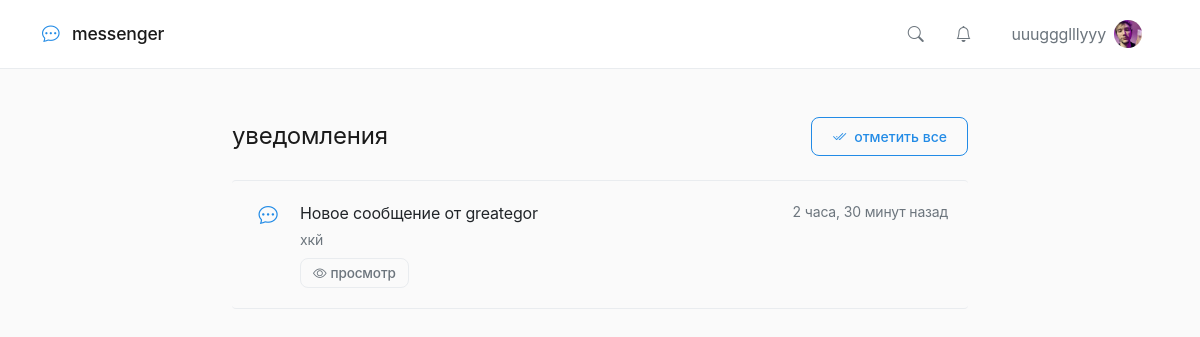
/notifications/ (signed in), run on an earlier commit of the app's database.
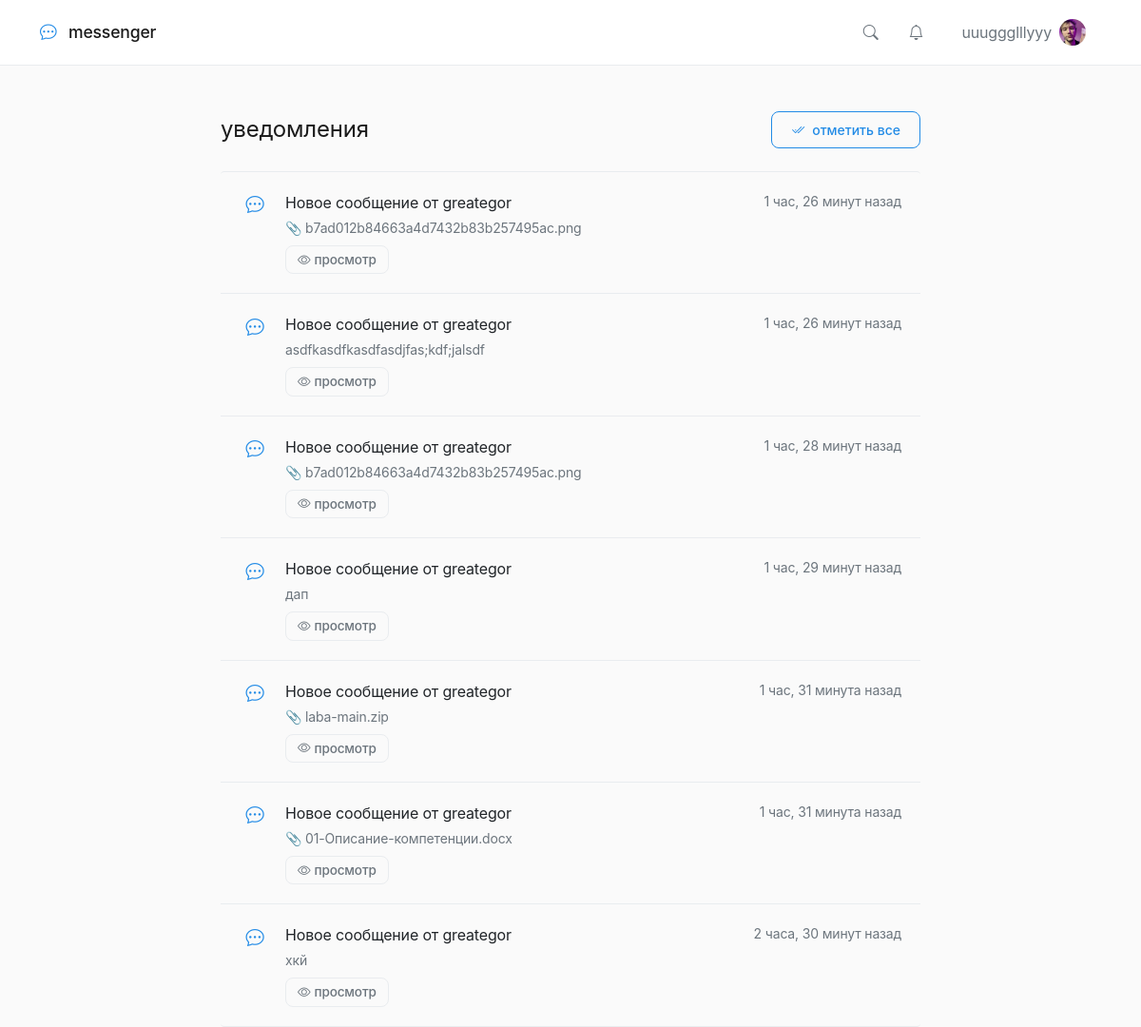
And on a later commit of the database.
### accounts/models.py (models this page shows, shortened)
class User(AbstractUser):
    groups = models.ManyToManyField(
        'auth.Group',
        verbose_name='groups',
        blank=True,
        related_name='custom_user_set',
        related_query_name='custom_user',
    )
    user_permissions = models.ManyToManyField(
        'auth.Permission',
        verbose_name='user permissions',
        blank=True,
        related_name='custom_user_set',
        related_query_name='custom_user',
    )
    avatar = models.ImageField(upload_to='avatars/', null=True, blank=True, verbose_name='Аватар')
    bio = models.TextField(max_length=500, blank=True, verbose_name='О себе')
    is_online = models.BooleanField(default=False, verbose_name='Онлайн')
    last_seen = models.DateTimeField(null=True, blank=True, verbose_name='Последний визит')
    in_call = models.BooleanField(default=False, verbose_name='В звонке')
    current_call_chat_id = models.IntegerField(null=True, blank=True, verbose_name='ID чата звонка')
    email_notifications = models.BooleanField(default=True, verbose_name='Email уведомления')
    sound_notifications = models.BooleanField(default=True, verbose_name='Звуковые уведомления')
    created_at = models.DateTimeField(auto_now_add=True, verbose_name='Дата регистрации')
    updated_at = models.DateTimeField(auto_now=True, verbose_name='Дата обновления')
    class Meta:
        verbose_name = 'Пользователь'
        verbose_name_plural = 'Пользователи'

### notifications/models.py (models this page shows, shortened)
class Notification(models.Model):
    NOTIFICATION_TYPES = (
        ('message', '💬 Новое сообщение'),
        ('friend_request', '👥 Запрос в друзья'),
        ('friend_accept', '✅ Запрос принят'),
        ('group_invite', '👋 Приглашение в группу'),
        ('call', '📞 Входящий звонок'),
    )
    user = models.ForeignKey(
        settings.AUTH_USER_MODEL,
        related_name='notifications',
        on_delete=models.CASCADE,
        verbose_name='Пользователь'
    )
    notification_type = models.CharField(
        max_length=20,
        choices=NOTIFICATION_TYPES,
        verbose_name='Тип'
    )
    title = models.CharField(
        max_length=100,
        verbose_name='Заголовок'
    )
    message = models.TextField(
        verbose_name='Сообщение'
    )
    link = models.CharField(
        max_length=200,
        blank=True,
        verbose_name='Ссылка'
    )
    is_read = models.BooleanField(
        default=False,
        verbose_name='Прочитано'
    )
    created_at = models.DateTimeField(
        auto_now_add=True,
        verbose_name='Создано'
    )
    class Meta:
        verbose_name = 'Уведомление'
        verbose_name_plural = 'Уведомления'
        ordering = ['-created_at']

### notifications/views.py (the view)
# urls.py: path('', views.notification_list, name='list'),
@login_required
def notification_list(request):
    notifications = Notification.objects.filter(user=request.user)
    if request.GET.get('mark_read') == 'true':
        notifications.filter(is_read=False).update(is_read=True)
    return render(request, 'notifications/list.html', {
        'notifications': notifications
    })

### templates/notifications/list.html (shortened to what this page needs)
{% extends 'base.html' %}
{% block content %}
<div class="row">
    <div class="col-lg-8 mx-auto">
        <div class="d-flex justify-content-between align-items-center mb-4">
            <h4 class="fw-normal mb-0">уведомления</h4>
            {% if notifications %}
                <button class="btn btn-outline-primary btn-sm" id="markAllReadBtn">
                    <i class="bi bi-check2-all me-2"></i>отметить все
                </button>
            {% endif %}
        </div>
        {% if notifications %}
            <div class="list-group">
                {% for n in notifications %}
                    <div class="list-group-item notification-item {% if not n.is_read %}unread{% endif %}"
                         data-id="{{ n.id }}"
                         style="border-left: {% if not n.is_read %}2px solid var(--accent-color){% else %}none{% endif %};">
                        <div class="d-flex align-items-start">
                            <div class="flex-shrink-0 me-3" style="width: 32px; text-align: center;">
                                {% if n.notification_type == 'message' %}
                                    <i class="bi bi-chat-dots" style="color: var(--accent-color); font-size: 1.2rem;"></i>
                                {% elif n.notification_type == 'friend_request' %}
                                    <i class="bi bi-person-plus" style="color: var(--success-color); font-size: 1.2rem;"></i>
                                {% elif n.notification_type == 'friend_accept' %}
                                    <i class="bi bi-person-check" style="color: var(--success-color); font-size: 1.2rem;"></i>
                                {% elif n.notification_type == 'call' %}
                                    <i class="bi bi-telephone" style="color: var(--accent-color); font-size: 1.2rem;"></i>
                                {% else %}
                                    <i class="bi bi-bell" style="color: #fab005; font-size: 1.2rem;"></i>
                                {% endif %}
                            </div>
                            <div class="flex-grow-1">
                                <div class="d-flex justify-content-between align-items-start mb-1">
                                    <div>
                                        <span class="fw-medium">{{ n.title }}</span>
                                    </div>
                                    <small class="text-muted">{{ n.created_at|timesince }} назад</small>
                                </div>
                                <p class="text-muted small mb-2">{{ n.message }}</p>
                                <div class="d-flex gap-2">
                                    {% if n.link %}
                                        <a href="{{ n.link }}" class="btn btn-light btn-sm">
                                            <i class="bi bi-eye me-1"></i>просмотр
                                        </a>
                                    {% endif %}
                                </div>
                            </div>
                        </div>
                    </div>
                {% endfor %}
            </div>
        {% endif %}
    </div>
</div>
{% endblock %}

### templates/base.html (shortened to what this page needs)
<!DOCTYPE html>
<html lang="ru">
<head>
    <link href="https://cdn.jsdelivr.net/npm/bootstrap@5.1.3/dist/css/bootstrap.min.css" rel="stylesheet">
    <link rel="stylesheet" href="https://cdn.jsdelivr.net/npm/bootstrap-icons@1.11.1/font/bootstrap-icons.css">
</head>
<body>
    <nav class="navbar">
        <div class="container">
            <a class="navbar-brand" href="{% url 'chat:home' %}">
                <i class="bi bi-chat-dots"></i> messenger
            </a>
            <div class="d-flex align-items-center">
                {% if user.is_authenticated %}
                    <a class="nav-link" href="{% url 'accounts:search_users' %}" title="Поиск">
                        <i class="bi bi-search"></i>
                    </a>
                    <div class="dropdown">
                        <a class="nav-link position-relative" href="#" id="notificationsDropdown"
                           role="button" data-bs-toggle="dropdown" aria-expanded="false">
                            <i class="bi bi-bell"></i>
                        </a>
                    </div>
                    <div class="dropdown ms-2">
                        <a class="nav-link d-flex align-items-center" href="#" role="button" data-bs-toggle="dropdown">
                            <span class="me-2">{{ user.username }}</span>
                            {% if user.avatar %}
                                <img src="{{ user.avatar.url }}" alt="" class="rounded-circle" style="width: 28px; height: 28px; object-fit: cover;">
                            {% else %}
                                <div class="avatar-placeholder" style="width: 28px; height: 28px; font-size: 12px;">
                                    {{ user.username|first|upper }}
                                </div>
                            {% endif %}
                        </a>
                    </div>
                {% else %}
                    <a class="nav-link" href="{% url 'accounts:login' %}">Вход</a>
                    <a class="nav-link" href="{% url 'accounts:register' %}">Регистрация</a>
                {% endif %}
            </div>
        </div>
    </nav>
    <div class="container mt-4 mt-md-5">
        {% block content %}{% endblock %}
    </div>
</body>
</html>

### templates/base.html (style rules this page uses)
:root { --bg-primary: #ffffff; --bg-secondary: #fafafa; --text-primary: #1a1a1a; --text-secondary: #6c757d; --border-color: #e9ecef; --accent-color: #228be6; --accent-hover: #1c7ed6; --shadow-sm: 0 1px 2px rgba(0,0,0,0.02); --shadow-md: 0 2px 8px rgba(0,0,0,0.02); --transition: all 0.2s cubic-bezier(0.4, 0, 0.2, 1); }
body { background-color: var(--bg-secondary); color: var(--text-primary); font-family: -apple-system, BlinkMacSystemFont, 'Segoe UI', Roboto, sans-serif; line-height: 1.5; letter-spacing: -0.01em; }
.navbar { background-color: var(--bg-primary) !important; border-bottom: 1px solid var(--border-color); padding: 0.75rem 0; box-shadow: none; }
.navbar-brand { color: var(--text-primary) !important; font-weight: 500; font-size: 1.1rem; letter-spacing: -0.01em; }
.navbar-brand i { color: var(--accent-color); margin-right: 0.5rem; }
.nav-link { color: var(--text-secondary) !important; padding: 0.5rem 1rem !important; transition: var(--transition); }
.btn { border-radius: 8px; padding: 0.5rem 1.25rem; font-weight: 450; transition: var(--transition); }
.btn-outline-primary { border: 1px solid var(--accent-color); color: var(--accent-color); background: transparent; }
.btn-light { background-color: var(--bg-secondary); border: 1px solid var(--border-color); color: var(--text-primary); }
.list-group-item { border: none; border-bottom: 1px solid var(--border-color); padding: 1rem 1.25rem; background: transparent; transition: var(--transition); }
.list-group-item:first-child { border-top: 1px solid var(--border-color); }
.avatar, .rounded-circle { border-radius: 50% !important; border: none; object-fit: cover; }
.text-muted { color: var(--text-secondary) !important; }
a { text-decoration: none; color: var(--accent-color); }

### templates/notifications/list.html (style rules this page uses)
.notification-item { border: none; border-bottom: 1px solid var(--border-color); padding: 1.25rem; transition: var(--transition); }
.notification-item:first-child { border-top: 1px solid var(--border-color); }
.btn-light { background-color: transparent; border: 1px solid var(--border-color); color: var(--text-secondary); padding: 0.25rem 0.75rem; font-size: 0.85rem; }

What changed in the data, as far as the page shows it:
added Notification: notification_type "message" (drawn), title "Новое сообщение от greategor", created_at "1 час, 26 минут", message "📎 b7ad012b84663a4d7432b83b257495ac.png"
added Notification: notification_type "message" (drawn), title "Новое сообщение от greategor", created_at "1 час, 26 минут", message "asdfkasdfkasdfasdjfas;kdf;jalsdf"
added Notification: notification_type "message" (drawn), title "Новое сообщение от greategor", created_at "1 час, 28 минут", message "📎 b7ad012b84663a4d7432b83b257495ac.png"
added Notification: notification_type "message" (drawn), title "Новое сообщение от greategor", created_at "1 час, 29 минут", message "дап"
added Notification: notification_type "message" (drawn), title "Новое сообщение от greategor", created_at "1 час, 31 минута", message "📎 laba-main.zip"
added Notification: notification_type "message" (drawn), title "Новое сообщение от greategor", created_at "1 час, 31 минута", message "📎 01-Описание-компетенции.docx"
